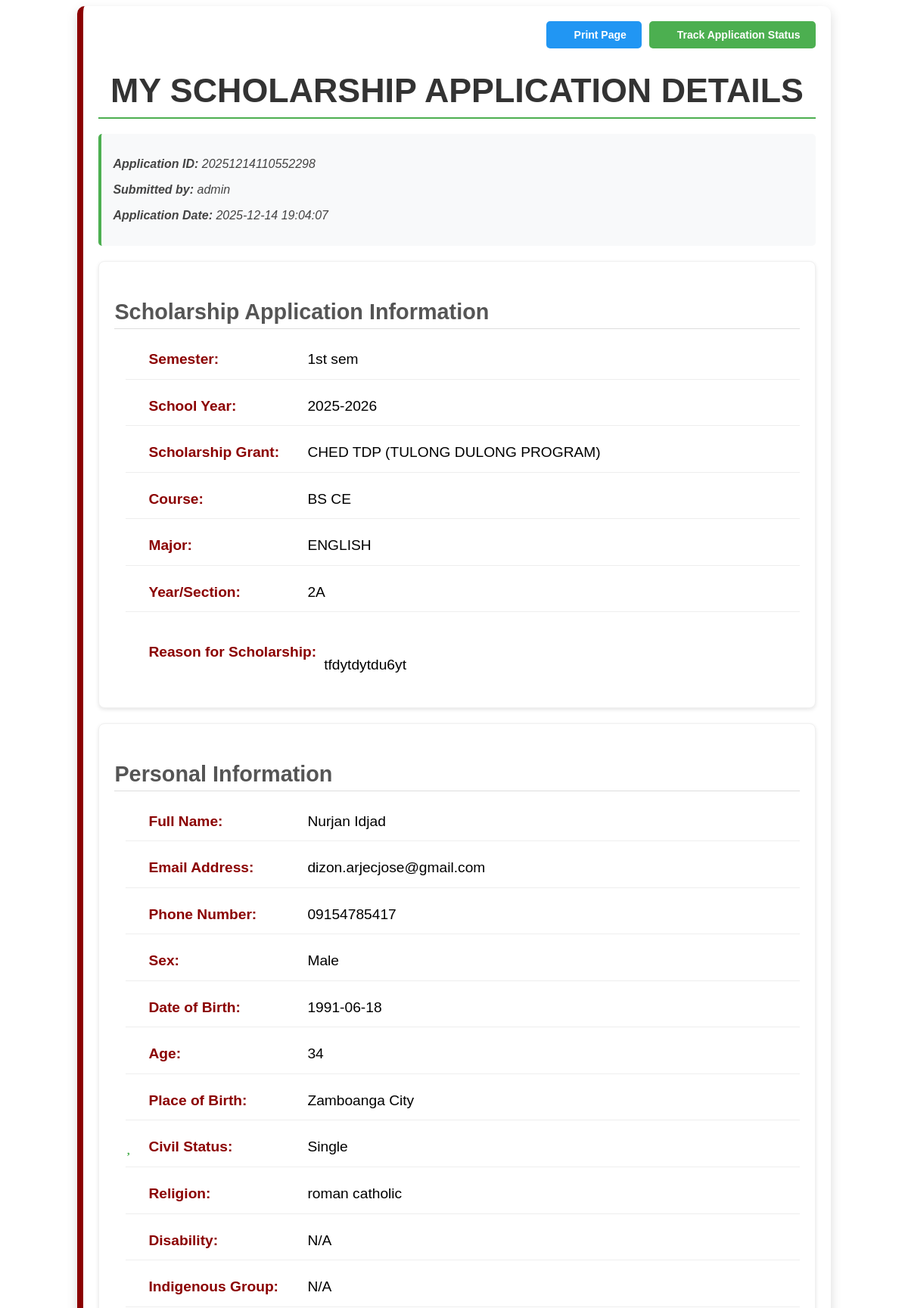
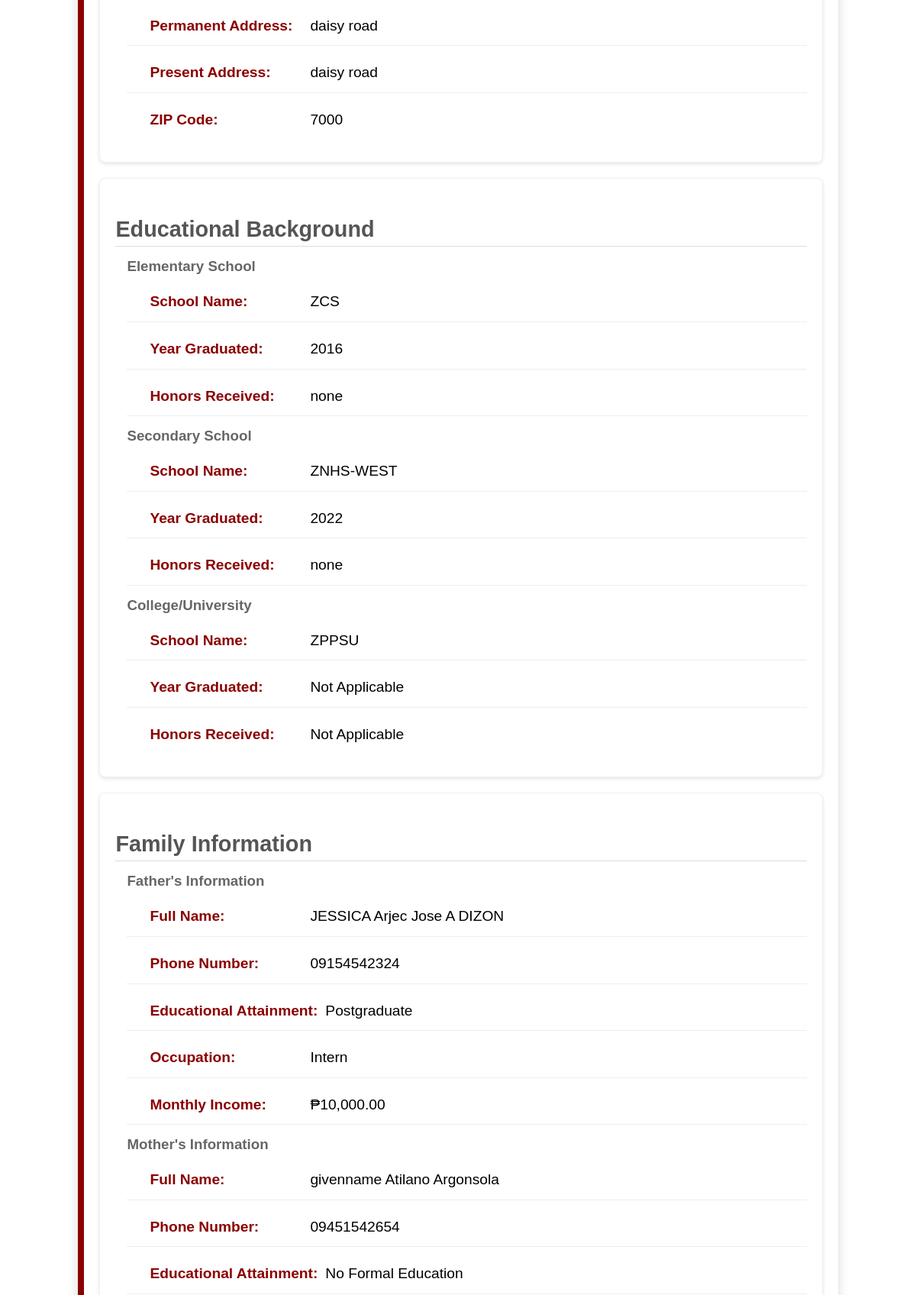
The page /application_process/view_application.php?id=20251214110552298 (signed in, upper part) on the database its author committed (2 pictures, top to bottom).
### tables this page shows
CREATE TABLE `scholarship_applications` (
  `application_id` varchar(20) NOT NULL,
  `date` datetime DEFAULT NULL,
  `semester` varchar(10) NOT NULL,
  `school_year` varchar(9) DEFAULT NULL,
  `full_name` varchar(100) NOT NULL,
  `course` varchar(50) NOT NULL,
  `yr_sec` varchar(15) NOT NULL,
  `major` varchar(50) NOT NULL,
  `cell_no` varchar(15) DEFAULT NULL,
  `permanent_address` text DEFAULT NULL,
  `zip_code` int(11) NOT NULL,
  `present_address` text DEFAULT NULL,
  `email` varchar(100) DEFAULT NULL,
  `sex` varchar(100) NOT NULL,
  `date_of_birth` date DEFAULT NULL,
  `age` int(11) NOT NULL,
  `place_of_birth` varchar(50) DEFAULT NULL,
  `civil_status` enum('single','married','widowed','divorced','separated') DEFAULT NULL,
  `religion` varchar(100) DEFAULT NULL,
  `scholarship_grant` varchar(100) DEFAULT NULL,
  `disability` varchar(100) DEFAULT NULL,
  `indigenous_group` varchar(100) DEFAULT NULL,
  `reason_scholarship` text NOT NULL,
  `user_id` int(11) DEFAULT NULL,
  `status` enum('pending','approved','not qualified') NOT NULL DEFAULT 'pending',
  `notified` int(11) NOT NULL,
  `attachments` varchar(255) NOT NULL
);

CREATE TABLE `users` (
  `id` int(11) NOT NULL,
  `username` varchar(50) NOT NULL,
  `password` varchar(255) NOT NULL,
  `created_at` datetime NOT NULL DEFAULT current_timestamp(),
  `role` varchar(50) NOT NULL
);

CREATE TABLE `schools_attended` (
  `id` int(11) NOT NULL,
  `application_id` varchar(100) NOT NULL,
  `elementary` varchar(255) DEFAULT NULL,
  `elementary_year_grad` year(4) DEFAULT NULL,
  `elementary_honors` varchar(255) DEFAULT NULL,
  `secondary` varchar(255) DEFAULT NULL,
  `secondary_year_grad` year(4) DEFAULT NULL,
  `secondary_honors` varchar(255) DEFAULT NULL,
  `college` varchar(255) DEFAULT NULL,
  `college_year_grad` year(4) DEFAULT NULL,
  `college_honors` varchar(255) DEFAULT NULL
);

CREATE TABLE `parents_info` (
  `id` int(11) NOT NULL,
  `application_id` varchar(100) NOT NULL,
  `father_lastname` varchar(255) DEFAULT NULL,
  `father_givenname` varchar(255) DEFAULT NULL,
  `father_middlename` varchar(255) DEFAULT NULL,
  `father_cellphone` varchar(15) DEFAULT NULL,
  `father_education` enum('No Formal Education','Elementary Undergraduate','Elementary Graduate','High School Undergraduate','High School Graduate','Vocational Course','College Undergraduate','College Graduate','Postgraduate') NOT NULL,
  `father_occupation` enum('Government','Private Sector','Self-Employed','Laborer','Freelancer','NGO/Non-Profit','Overseas Employment','Casual','Contractual','Intern') NOT NULL,
  `father_income` decimal(10,2) DEFAULT NULL,
  `mother_lastname` varchar(255) DEFAULT NULL,
  `mother_givenname` varchar(255) DEFAULT NULL,
  `mother_middlename` varchar(255) DEFAULT NULL,
  `mother_cellphone` varchar(15) DEFAULT NULL,
  `mother_education` enum('No Formal Education','Elementary Undergraduate','Elementary Graduate','High School Undergraduate','High School Graduate','Vocational Course','College Undergraduate','College Graduate','Postgraduate') NOT NULL,
  `mother_occupation` enum('Government','Private Sector','Self-Employed','Laborer','Freelancer','NGO/Non-Profit','Overseas Employment','Casual','Contractual','Intern') NOT NULL,
  `mother_income` decimal(10,2) DEFAULT NULL
);

### application_process/view_application.php (the view, shortened to what this page needs)
<?php
include '../includes/session.php';
$application_id = (int) $_GET['id'];
try {
    $stmt = $pdo->prepare("
        SELECT
            sa.*,
            st.elementary, st.elementary_year_grad, st.elementary_honors,
            st.secondary, st.secondary_year_grad, st.secondary_honors,
            st.college, st.college_year_grad, st.college_honors,
            pi.father_lastname, pi.father_givenname, pi.father_middlename, pi.father_cellphone,
            pi.father_education, pi.father_occupation, pi.father_income,
            pi.mother_lastname, pi.mother_givenname, pi.mother_middlename, pi.mother_cellphone,
            pi.mother_education, pi.mother_occupation, pi.mother_income,
            hi.house_status,
            u.username,
            sa.reason_scholarship,
            sa.date_of_birth,
            sa.age,
            sa.place_of_birth,
            sa.civil_status,
            sa.religion,
            sa.scholarship_grant,
            sa.disability,
            sa.indigenous_group,
            sa.cell_no,
            sa.email,
            sa.sex,
            sa.permanent_address,
            sa.present_address,
            sa.zip_code,
            sa.course,
            sa.major,
            sa.yr_sec,
            sa.semester,
            sa.school_year,
            sa.date,
            sa.status
        FROM scholarship_applications sa
        LEFT JOIN schools_attended st ON sa.application_id = st.application_id
        LEFT JOIN parents_info pi ON sa.application_id = pi.application_id
        LEFT JOIN house_info hi ON sa.application_id = hi.application_id
        LEFT JOIN users u ON sa.user_id = u.id
        WHERE sa.application_id = :application_id AND sa.user_id = :user_id
    ");
    $stmt->bindParam(':application_id', $application_id, PDO::PARAM_INT);
    $stmt->bindParam(':user_id', $_SESSION['id'], PDO::PARAM_INT);
    $stmt->execute();
    $application = $stmt->fetch(PDO::FETCH_ASSOC);
} catch (PDOException $e) {
    die("Error fetching application details: " . $e->getMessage());
}
?>
<!DOCTYPE html>
<html lang="en">
<head>
    <link rel="stylesheet" href="../css/view_applications.css?v=<?php echo time(); ?>">
    <link rel="stylesheet" href="../css/preloader.css?v=<?php echo time(); ?>">
</head>
<body>
    <div class="container">
        <div class="top-buttons">
            <button onclick="window.print()" class="action-button print-button">
                <i class="fas fa-print"></i> Print Page
            </button>
            <button onclick="location.href='application_tracking.php?id=<?= $application_id ?>'"
                class="action-button track-button">
                <i class="fas fa-truck"></i> Track Application Status
            </button>
        </div>
        <h1>My Scholarship Application Details</h1>
        <div class="submitted-info">
            <p><strong>Application ID:</strong> <?= htmlspecialchars($application['application_id']) ?></p>
            <p><strong>Submitted by:</strong> <?= htmlspecialchars($application['username']) ?></p>
            <p><strong>Application Date:</strong> <?= htmlspecialchars($application['date']) ?></p>
        </div>
        <div class="section">
            <h2>Scholarship Application Information</h2>
            <div class="details">
                <p><i class="fas fa-calendar-alt"></i><strong>Semester:</strong>
                    <?= htmlspecialchars($application['semester']) ?></p>
                <p><i class="fas fa-calendar"></i><strong>School Year:</strong>
                    <?= htmlspecialchars($application['school_year']) ?></p>
                <p><i class="fas fa-graduation-cap"></i><strong>Scholarship Grant:</strong>
                    <?= htmlspecialchars($application['scholarship_grant']) ?></p>
                <p><i class="fas fa-book"></i><strong>Course:</strong> <?= htmlspecialchars($application['course']) ?>
                </p>
                <p><i class="fas fa-graduation-cap"></i><strong>Major:</strong>
                    <?= htmlspecialchars($application['major']) ?></p>
                <p><i class="fas fa-users"></i><strong>Year/Section:</strong>
                    <?= htmlspecialchars($application['yr_sec']) ?></p>
                <p><i class="fas fa-pray"></i><strong>Reason for Scholarship:</strong><br>
                    <?= nl2br(htmlspecialchars($application['reason_scholarship'])) ?>
                </p>
            </div>
        </div>
        <div class="section">
            <h2>Personal Information</h2>
            <div class="details">
                <p><i class="fas fa-user"></i><strong>Full Name:</strong>
                    <?= htmlspecialchars($application['full_name']) ?></p>
                <p><i class="fas fa-envelope"></i><strong>Email Address:</strong>
                    <?= htmlspecialchars($application['email']) ?></p>
                <p><i class="fas fa-phone"></i><strong>Phone Number:</strong>
                    <?= htmlspecialchars($application['cell_no']) ?></p>
                <p><i class="fas fa-venus-mars"></i><strong>Sex:</strong>
                    <?= htmlspecialchars(ucfirst($application['sex'])) ?></p>
                <p><i class="fas fa-calendar-alt"></i><strong>Date of Birth:</strong>
                    <?= htmlspecialchars($application['date_of_birth']) ?></p>
                <p><i class="fas fa-birthday-cake"></i><strong>Age:</strong>
                    <?= htmlspecialchars($application['age']) ?></p>
                <p><i class="fas fa-map-marker-alt"></i><strong>Place of Birth:</strong>
                    <?= htmlspecialchars($application['place_of_birth']) ?></p>
                <p><i class="fas fa-heart"></i><strong>Civil Status:</strong>
                    <?= htmlspecialchars(ucfirst($application['civil_status'])) ?></p>
                <p><i class="fas fa-church"></i><strong>Religion:</strong>
                    <?= htmlspecialchars($application['religion']) ?></p>
                <p><i class="fas fa-wheelchair"></i><strong>Disability:</strong>
                    <?= htmlspecialchars($application['disability']) ?></p>
                <p><i class="fas fa-users"></i><strong>Indigenous Group:</strong>
                    <?= htmlspecialchars($application['indigenous_group']) ?></p>
                <p><i class="fas fa-home"></i><strong>Permanent Address:</strong>
                    <?= htmlspecialchars($application['permanent_address']) ?></p>
                <p><i class="fas fa-house-user"></i><strong>Present Address:</strong>
                    <?= htmlspecialchars($application['present_address']) ?></p>
                <p><i class="fas fa-map-pin"></i><strong>ZIP Code:</strong>
                    <?= htmlspecialchars($application['zip_code']) ?></p>
            </div>
        </div>
        <div class="section">
            <h2>Educational Background</h2>
            <div class="details">
                <h3 style="color: #666; margin-top: 10px; margin-bottom: 10px;">Elementary School</h3>
                <p><i class="fas fa-school"></i><strong>School Name:</strong>
                    <?= htmlspecialchars($application['elementary']) ?></p>
                <p><i class="fas fa-calendar"></i><strong>Year Graduated:</strong>
                    <?= htmlspecialchars($application['elementary_year_grad']) ?></p>
                <p><i class="fas fa-award"></i><strong>Honors Received:</strong>
                    <?= htmlspecialchars($application['elementary_honors']) ?></p>
                <h3 style="color: #666; margin-top: 15px; margin-bottom: 10px;">Secondary School</h3>
                <p><i class="fas fa-school"></i><strong>School Name:</strong>
                    <?= htmlspecialchars($application['secondary']) ?></p>
                <p><i class="fas fa-calendar"></i><strong>Year Graduated:</strong>
                    <?= htmlspecialchars($application['secondary_year_grad']) ?></p>
                <p><i class="fas fa-award"></i><strong>Honors Received:</strong>
                    <?= htmlspecialchars($application['secondary_honors']) ?></p>
                <h3 style="color: #666; margin-top: 15px; margin-bottom: 10px;">College/University</h3>
                <p><i class="fas fa-university"></i><strong>School Name:</strong>
                    <?= htmlspecialchars($application['college'] ?: 'Not Applicable') ?></p>
                <p><i class="fas fa-calendar"></i><strong>Year Graduated:</strong>
                    <?= htmlspecialchars($application['college_year_grad'] ?: 'Not Applicable') ?></p>
                <p><i class="fas fa-award"></i><strong>Honors Received:</strong>
                    <?= htmlspecialchars($application['college_honors'] ?: 'Not Applicable') ?></p>
            </div>
        </div>
        <div class="section">
            <h2>Family Information</h2>
            <div class="details">
                <h3 style="color: #666; margin-top: 10px; margin-bottom: 10px;">Father's Information</h3>
                <p><i class="fas fa-male"></i><strong>Full Name:</strong>
                    <?= htmlspecialchars(trim($application['father_givenname'] . ' ' . ($application['father_middlename'] ? $application['father_middlename'] . ' ' : '') . $application['father_lastname'])) ?>
                </p>
                <p><i class="fas fa-phone"></i><strong>Phone Number:</strong>
                    <?= htmlspecialchars($application['father_cellphone']) ?></p>
                <p><i class="fas fa-graduation-cap"></i><strong>Educational Attainment:</strong>
                    <?= htmlspecialchars($application['father_education']) ?></p>
                <p><i class="fas fa-briefcase"></i><strong>Occupation:</strong>
                    <?= htmlspecialchars($application['father_occupation']) ?></p>
                <p><i class="fas fa-money-bill-wave"></i><strong>Monthly Income:</strong>
                    ₱<?= number_format(floatval($application['father_income']), 2) ?></p>
                <h3 style="color: #666; margin-top: 15px; margin-bottom: 10px;">Mother's Information</h3>
                <p><i class="fas fa-female"></i><strong>Full Name:</strong>
                    <?= htmlspecialchars(trim($application['mother_givenname'] . ' ' . ($application['mother_middlename'] ? $application['mother_middlename'] . ' ' : '') . $application['mother_lastname'])) ?>
                </p>
                <p><i class="fas fa-phone"></i><strong>Phone Number:</strong>
                    <?= htmlspecialchars($application['mother_cellphone']) ?></p>
                <p><i class="fas fa-graduation-cap"></i><strong>Educational Attainment:</strong>
                    <?= htmlspecialchars($application['mother_education']) ?></p>
            </div>
        </div>
    </div>
</body>
</html>

### rows shown on the page
scholarship_applications: application_id "20251214110552298", user.username "admin", date "2025-12-14 19:04:07", semester "1st sem", school_year "2025-2026", scholarship_grant "CHED TDP (TULONG DULONG PROGRAM)", course "BS CE", major "ENGLISH", yr_sec "2A", reason_scholarship "tfdytdytdu6yt", full_name "Nurjan Idjad", email "dizon.arjecjose@gmail.com", cell_no "09154785417", sex "Male", date_of_birth "1991-06-18", age "34", place_of_birth "Zamboanga City", civil_status "Single", religion "roman catholic", disability "N/A", indigenous_group "N/A", permanent_address "daisy road", present_address "daisy road", zip_code "7000", schools_attended.elementary "ZCS", schools_attended.elementary_year_grad "2016", schools_attended.elementary_honors "none", schools_attended.secondary "ZNHS-WEST", schools_attended.secondary_year_grad "2022", schools_attended.secondary_honors "none", schools_attended.college "ZPPSU", schools_attended.college_year_grad "Not Applicable", schools_attended.college_honors "Not Applicable", parents_info.father_givenname+father_middlename+father_lastname "JESSICA Arjec Jose A DIZON", parents_info.father_cellphone "09154542324", parents_info.father_education "Postgraduate", parents_info.father_occupation "Intern", parents_info.father_income "10,000.00", parents_info.mother_givenname+mother_middlename+mother_lastname "givenname Atilano Argonsola", parents_info.mother_cellphone "09451542654", parents_info.mother_education "No Formal Education"
